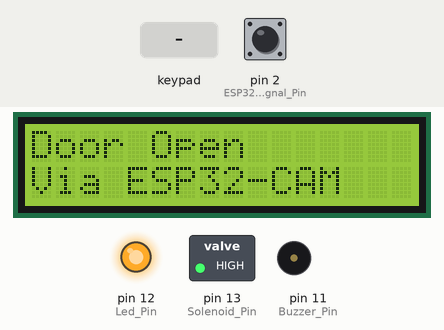
This sketch was run on a simulated Arduino Uno, built with avr-gcc and run on an emulated ATmega328P. Shown: 16×2 character LCD, switched loads named in the sketch (green lamp = pin HIGH), output pins drawn as LEDs (lit = HIGH), buzzer (waves = sounding). The inputs (shaded band) are chosen by the test bench; at power-on: pin 2 (ESP32_Signal_Pin) HIGH. What the sketch prints to the serial monitor is not drawn.

Above: at 2.9 s.
3.0 s: keypad keys 0 0 0 0 # pressed 0.4 s apart
At 7.5 s:
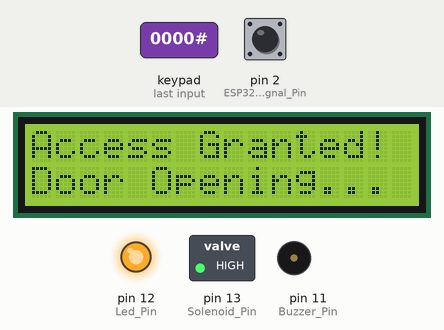
7.7 s: key '#' pressed
10.7 s: keypad keys 0 0 0 0 * pressed 0.4 s apart
At 13.7 s:
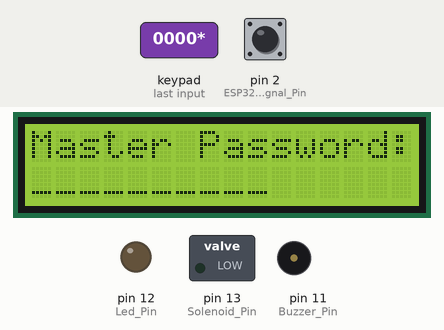
14.6 s: keypad keys 7 8 9 1 0 # pressed 0.4 s apart
At 18.3 s:
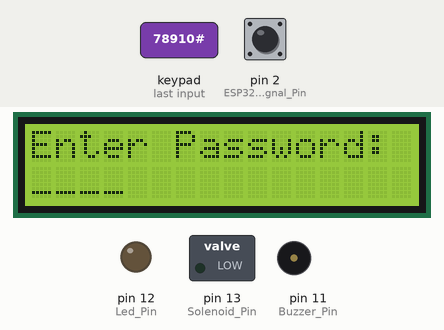
18.5 s: keypad keys 3 4 5 6 # pressed 0.4 s apart
At 21.7 s:
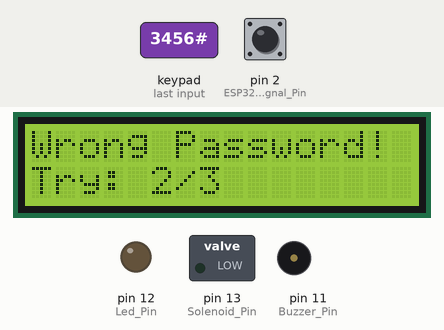
22.0 s: keypad keys 1 3 9 7 # pressed 0.4 s apart
At 22.62 s:
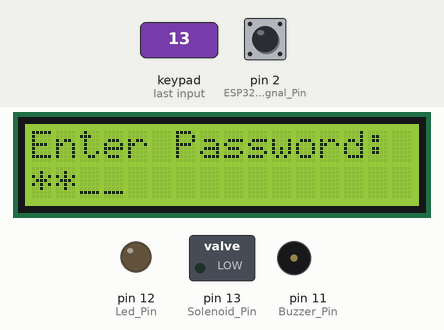
Timing chart, 0 to 30.6 s (numbered marks = the images above; inputs shaded):
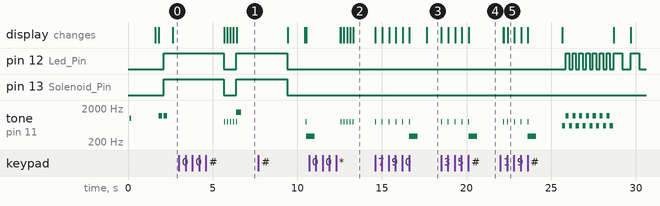

The sketch:

Password_Based_Door_Lock_With_ESP32Cam.ino
```cpp
/* Password-based Door Lock System with Solenoid
 * Based on original code by Md. Riyad Hasan
 * Enhanced with buzzer fixes, LCD optimizations, and ESP32-CAM integration
 */

#include <Keypad.h>
#include <LiquidCrystal_I2C.h>

LiquidCrystal_I2C lcd(0x21, 16, 2); // Change 0x27 if your LCD has a different I2C address

// Keypad setup
const byte ROWS = 4;
const byte COLS = 4;
char keys[ROWS][COLS] =
{
  {'1','2','3','A'},
  {'4','5','6','B'},
  {'7','8','9','C'},
  {'*','0','#','D'}
};

byte rowPins[ROWS] = {3, 4, 5, 6};
byte colPins[COLS] = {7, 8, 9, 10};

Keypad keypad = Keypad(makeKeymap(keys), rowPins, colPins, ROWS, COLS);

// Pin setup
const int Solenoid_Pin = 13;
const int Buzzer_Pin = 11;
const int Led_Pin = 12;
const int ESP32_Signal_Pin = 2; // D2 for ESP32-CAM signal

// Password settings
const char Master_Password[] = "1122334455";  // Master password (10 digits)
String User_Password = "0000";    // Changeable user password (4 digits)
String Input_Password = "";

// System settings
const int MAX_WRONG_ATTEMPTS = 3;
const unsigned long LOCKOUT_TIME = 10000; // 10 seconds lockout
const unsigned long DOOR_OPEN_TIME = 3000; // 3 seconds door open
const unsigned long DEBOUNCE_DELAY = 50;   // 50ms debounce
const unsigned long LCD_UPDATE_INTERVAL = 250; // Update LCD every 250ms during lockout
const unsigned long ESP32_COOLDOWN_TIME = 5000; // 5 seconds cooldown after ESP32 signal
const unsigned long DOOR_CLOSE_DELAY = 1000; // 1 second delay before door can be opened again
const unsigned long DISPLAY_RESET_TIME = 2000; // 2 seconds to display ESP32 message

// Variables
int Wrong_Attempts = 0;
bool Change_Mode = false;
bool Waiting_For_New_Password = false;
unsigned long lockoutEndTime = 0;
unsigned long lastKeyPressTime = 0;
unsigned long lastLCDUpdate = 0;
unsigned long lastESP32SignalTime = 0;
unsigned long lastDoorOpenTime = 0;
unsigned long esp32MessageTime = 0;
bool inLockoutMode = false;
bool systemResetNeeded = false;
bool doorCurrentlyOpen = false;
bool esp32CooldownActive = false; // Cooldown after ESP32 signal
unsigned long esp32CooldownEndTime = 0;

void setup()
{
  // Initialize pins
  pinMode(Solenoid_Pin, OUTPUT);
  pinMode(Buzzer_Pin, OUTPUT);
  pinMode(Led_Pin, OUTPUT);
  pinMode(ESP32_Signal_Pin, INPUT); // Regular INPUT mode

  // Ensure solenoid is locked initially
  digitalWrite(Solenoid_Pin, LOW);
  digitalWrite(Led_Pin, LOW);
  noTone(Buzzer_Pin);

  // Initialize LCD
  lcd.init();
  lcd.backlight();
  lcd.clear();

  // Display welcome message
  lcd.setCursor(0, 0);
  lcd.print("Door Lock System");
  lcd.setCursor(0, 1);
  lcd.print("Initializing...");

  // Short beep to indicate startup
  tone(Buzzer_Pin, 1000, 100);
  delay(1500);

  lcd.clear();
  lcd.print("Enter Password:");
  lcd.setCursor(0, 1);
  lcd.print("____"); // Show 4 underscores initially
  lcd.setCursor(0, 1);

  Serial.begin(9600); // Optional: for debugging
  Serial.println("System Initialized");
  Serial.println("ESP32 Signal Pin: D2 (Expecting HIGH signal)");
  Serial.println("System will open door when pin goes HIGH");
  Serial.println("Cooldown: 5 seconds after ESP32 signal");
}

void loop()
{
  // Check for ESP32-CAM signal (simple HIGH detection)
  checkESP32Signal();

  // Check ESP32 cooldown
  if (esp32CooldownActive && millis() > esp32CooldownEndTime)
  {
    esp32CooldownActive = false;
    Serial.println("ESP32 cooldown ended");
  }

  // Check if we need to reset ESP32 message display
  if (esp32MessageTime > 0 && millis() - esp32MessageTime > DISPLAY_RESET_TIME && !doorCurrentlyOpen)
  {
    esp32MessageTime = 0;
    resetDisplayToPassword();
  }

  // Check if system is locked out
  if (lockoutEndTime > 0 && millis() < lockoutEndTime)
  {
    handleLockoutMode();
    return;
  }
  else if (lockoutEndTime > 0)
  {
    // Lockout period ended
    exitLockoutMode();
  }

  // Reset system if needed after lockout
  if (systemResetNeeded)
  {
    resetSystemAfterLockout();
    systemResetNeeded = false;
  }

  // Get key with debouncing
  char key = keypad.getKey();

  if (key && (millis() - lastKeyPressTime > DEBOUNCE_DELAY))
  {
    lastKeyPressTime = millis();
    handleKeyPress(key);
  }
}

void checkESP32Signal()
{
  static bool lastSignalState = LOW; // Track previous state
  static bool signalProcessed = false; // Track if we've processed current HIGH signal
  bool currentSignalState = digitalRead(ESP32_Signal_Pin);

  // Detect when pin goes HIGH (ESP32 activates signal)
  if (lastSignalState == LOW && currentSignalState == HIGH)
  {
    Serial.println("ESP32: Detected HIGH signal (rising edge)");

    // Check if we can process this signal
    if (!esp32CooldownActive && lockoutEndTime == 0 &&
        millis() - lastDoorOpenTime > DOOR_CLOSE_DELAY && !signalProcessed)
    {
      signalProcessed = true;
      openDoorViaESP32();
    }
    else if (esp32CooldownActive)
    {
      Serial.println("ESP32: Signal ignored (in cooldown)");
    }
    else if (lockoutEndTime > 0)
    {
      Serial.println("ESP32: Signal ignored (system locked)");
      showLockoutMessage();
    }
  }

  // Detect when pin goes LOW (ESP32 releases signal)
  if (lastSignalState == HIGH && currentSignalState == LOW)
  {
    Serial.println("ESP32: Detected LOW signal (falling edge) - Signal released");
    signalProcessed = false; // Reset for next signal
  }

  lastSignalState = currentSignalState;
}

void openDoorViaESP32()
{
  if (doorCurrentlyOpen)
  {
    Serial.println("ESP32: Door already open");
    return;
  }

  Serial.println("ESP32: Opening door via ESP32 signal");

  // Start cooldown period
  esp32CooldownActive = true;
  esp32CooldownEndTime = millis() + ESP32_COOLDOWN_TIME;

  lcd.clear();
  lcd.print("ESP32 Access");
  lcd.setCursor(0, 1);
  lcd.print("Opening Door...");
  esp32MessageTime = millis(); // Start timer for message display

  // Beep twice for ESP32 access
  tone(Buzzer_Pin, 1200, 200);
  delay(300);
  tone(Buzzer_Pin, 1200, 200);

  // Open door (activate solenoid)
  digitalWrite(Solenoid_Pin, HIGH);
  digitalWrite(Led_Pin, HIGH);
  doorCurrentlyOpen = true;
  lastDoorOpenTime = millis();

  // Display status
  delay(500);
  lcd.clear();
  lcd.print("Door Open");
  lcd.setCursor(0, 1);
  lcd.print("Via ESP32-CAM");
  esp32MessageTime = millis(); // Reset timer

  // Keep door open for specified time
  unsigned long doorOpenStart = millis();
  while (millis() - doorOpenStart < DOOR_OPEN_TIME)
  {
    // Continue to monitor ESP32 signal but ignore during opening
    // This prevents re-triggering during the open period
    if (digitalRead(ESP32_Signal_Pin) == LOW)
    {
      Serial.println("ESP32: Signal released during door open - ignoring");
    }
    delay(100); // Small delay to prevent CPU overuse
  }

  // Close door
  closeDoor();

  // Update display after door closes
  lcd.clear();
  lcd.print("Door Closed");
  lcd.setCursor(0, 1);
  lcd.print("ESP32 Complete");
  esp32MessageTime = millis(); // Reset timer again

  Serial.println("ESP32: Door operation complete");
  Serial.print("Cooldown active for ");
  Serial.print(ESP32_COOLDOWN_TIME / 1000);
  Serial.println(" seconds");
}

void showLockoutMessage()
{
  lcd.clear();
  lcd.print("System Locked");
  lcd.setCursor(0, 1);
  lcd.print("ESP32 Signal Ignored");
  tone(Buzzer_Pin, 300, 500);
  esp32MessageTime = millis(); // Start timer to reset display
}

void openDoorViaPassword()
{
  if (doorCurrentlyOpen)
  {
    Serial.println("Password: Door already open");
    return;
  }

  Serial.println("Password: Opening door via password");

  lcd.clear();
  lcd.print("Access Granted!");
  tone(Buzzer_Pin, 1500, 300);
  digitalWrite(Led_Pin, HIGH);

  // Open door (activate solenoid)
  digitalWrite(Solenoid_Pin, HIGH);
  doorCurrentlyOpen = true;
  lastDoorOpenTime = millis();

  lcd.setCursor(0, 1);
  lcd.print("Door Opening...");
  delay(DOOR_OPEN_TIME);

  // Close door
  closeDoor();

  lcd.clear();
  lcd.print("Door Locked");
  delay(1000);
}

void closeDoor()
{
  // Close door (deactivate solenoid)
  digitalWrite(Solenoid_Pin, LOW);
  digitalWrite(Led_Pin, LOW);
  doorCurrentlyOpen = false;

  // Update last door open time
  lastDoorOpenTime = millis();

  Serial.println("Door closed");
}

void handleLockoutMode()
{
  static unsigned long lastBlinkTime = 0;
  static bool ledState = false;
  static bool displayInitialized = false;

  // Initialize lockout display only once
  if (!displayInitialized)
  {
    lcd.clear();
    lcd.setCursor(0, 0);
    lcd.print("SYSTEM LOCKED");
    displayInitialized = true;
    inLockoutMode = true;
  }

  // Update countdown only every LCD_UPDATE_INTERVAL (reduces LCD updates)
  if (millis() - lastLCDUpdate > LCD_UPDATE_INTERVAL)
  {
    lastLCDUpdate = millis();
    unsigned long remainingTime = (lockoutEndTime - millis()) / 1000;

    lcd.setCursor(0, 1);
    lcd.print("Wait: ");
    if (remainingTime >= 10)
    {
      lcd.print(remainingTime);
      lcd.print("s ");
    }
    else
    {
      lcd.print("0");
      lcd.print(remainingTime);
      lcd.print("s ");
    }
    lcd.print("    "); // Clear any leftover characters
  }

  // Blink LED every 500ms without blocking
  if (millis() - lastBlinkTime > 500)
  {
    lastBlinkTime = millis();
    ledState = !ledState;
    digitalWrite(Led_Pin, ledState);
  }
}

void exitLockoutMode()
{
  lockoutEndTime = 0;
  inLockoutMode = false;
  digitalWrite(Led_Pin, LOW);
  noTone(Buzzer_Pin);

  lcd.clear();
  lcd.print("Lockout Ended");
  tone(Buzzer_Pin, 800, 200);
  delay(1000);

  // Set flag to reset system properly
  systemResetNeeded = true;
}

void resetSystemAfterLockout()
{
  // Reset all system variables to default state
  Input_Password = "";
  Wrong_Attempts = 0;
  Change_Mode = false;
  Waiting_For_New_Password = false;
  doorCurrentlyOpen = false;
  esp32CooldownActive = false;

  // Reset LCD display to normal state
  resetDisplayToPassword();

  // Ensure all outputs are off
  digitalWrite(Solenoid_Pin, LOW);
  digitalWrite(Led_Pin, LOW);
  noTone(Buzzer_Pin);

  Serial.println("System reset after lockout");
}

void resetDisplayToPassword()
{
  lcd.clear();
  lcd.print("Enter Password:");
  lcd.setCursor(0, 1);
  lcd.print("____");
  lcd.setCursor(0, 1);
}

void handleKeyPress(char key)
{
  // Give feedback for key press
  tone(Buzzer_Pin, 800, 20);

  if (key >= '0' && key <= '9')
  {
    if (Change_Mode && !Waiting_For_New_Password)
    {
      // Master password input (max 10 digits)
      if (Input_Password.length() < 10)
      {
        Input_Password += key;
        displayPasswordDots(Input_Password.length(), 10);
      }
    }
    else if (Waiting_For_New_Password)
    {
      // New user password input (max 4 digits)
      if (Input_Password.length() < 4)
      {
        Input_Password += key;
        displayPasswordDots(Input_Password.length(), 4);
      }
    }
    else
    {
      // Normal user password input (max 4 digits)
      if (Input_Password.length() < 4)
      {
        Input_Password += key;
        displayPasswordDots(Input_Password.length(), 4);
      }
    }
  }
  else if (key == 'C')
  {
    // Clear input
    Input_Password = "";
    lcd.setCursor(0, 1);
    if (Change_Mode && !Waiting_For_New_Password)
    {
      lcd.print("__________"); // 10 underscores for master
    }
    else if (Waiting_For_New_Password || (!Change_Mode && !Waiting_For_New_Password))
    {
      lcd.print("____"); // 4 underscores for user
    }
    lcd.setCursor(0, 1);
  }
  else if (key == '#')
  {
    // OK/Enter button
    Check_Password();
  }
  else if (key == '*')
  {
    // Change password mode
    Change_Mode = true;
    Waiting_For_New_Password = false;
    Input_Password = "";
    lcd.clear();
    lcd.print("Master Password:");
    lcd.setCursor(0, 1);
    lcd.print("__________"); // 10 underscores for master password
    lcd.setCursor(0, 1);
  }
}

void Check_Password()
{
  if (Change_Mode && !Waiting_For_New_Password)
  {
    // Step 1: Check master password input
    if (Input_Password == Master_Password)
    {
      lcd.clear();
      lcd.print("New Password:");
      Input_Password = "";
      Waiting_For_New_Password = true;
      lcd.setCursor(0, 1);
      lcd.print("____"); // 4 underscores for new password
      lcd.setCursor(0, 1);
      tone(Buzzer_Pin, 1500, 200);
    }
    else
    {
      lcd.clear();
      lcd.print("Wrong Master!");
      tone(Buzzer_Pin, 300, 500);
      delay(1000);
      resetDisplayToPassword();
      Change_Mode = false;
      Input_Password = "";
    }
  }
  else if (Change_Mode && Waiting_For_New_Password)
  {
    // Step 2: Set new user password (must be 4 digits)
    if (Input_Password.length() == 4)
    {
      User_Password = Input_Password;
      lcd.clear();
      lcd.print("Password Changed");
      tone(Buzzer_Pin, 1500, 300);
      delay(1000);
      resetDisplayToPassword();
      Change_Mode = false;
      Waiting_For_New_Password = false;
      Input_Password = "";
    }
    else
    {
      lcd.clear();
      lcd.print("4 digits only!");
      tone(Buzzer_Pin, 300, 500);
      delay(1000);
      lcd.clear();
      lcd.print("New Password:");
      Input_Password = "";
      lcd.setCursor(0, 1);
      lcd.print("____");
      lcd.setCursor(0, 1);
    }
  }
  else
  {
    // Normal door open check
    if (Input_Password == User_Password || Input_Password == Master_Password)
    {
      // Open door via password
      openDoorViaPassword();

      Wrong_Attempts = 0;
      resetDisplayToPassword();
      Input_Password = "";
    }
    else
    {
      Wrong_Attempts++;
      lcd.clear();
      lcd.print("Wrong Password!");
      lcd.setCursor(0, 1);
      lcd.print("Try: ");
      lcd.print(Wrong_Attempts);
      lcd.print("/");
      lcd.print(MAX_WRONG_ATTEMPTS);

      tone(Buzzer_Pin, 300, 500);
      delay(2000);

      if (Wrong_Attempts >= MAX_WRONG_ATTEMPTS)
      {
        activateAlarm();
      }
      else
      {
        resetDisplayToPassword();
        Input_Password = "";
      }
    }
  }
}

void activateAlarm()
{
  lcd.clear();
  lcd.setCursor(0, 0);
  lcd.print("ALARM ACTIVATED!");
  lcd.setCursor(0, 1);
  lcd.print("System Locked!");

  // Play alarm sound with non-blocking pattern
  unsigned long alarmStartTime = millis();
  unsigned long lastBeepTime = 0;
  bool beepHigh = true;

  while (millis() - alarmStartTime < 3000) // 3 seconds alarm
  {
    // Alternate between high and low tones every 200ms
    if (millis() - lastBeepTime > 200)
    {
      lastBeepTime = millis();
      beepHigh = !beepHigh;

      if (beepHigh)
      {
        tone(Buzzer_Pin, 1200, 180);
        digitalWrite(Led_Pin, HIGH);
      }
      else
      {
        tone(Buzzer_Pin, 600, 180);
        digitalWrite(Led_Pin, LOW);
      }
    }
  }

  // Cleanup
  noTone(Buzzer_Pin);
  digitalWrite(Led_Pin, LOW);

  // Reset input password
  Input_Password = "";

  // Start lockout
  lockoutEndTime = millis() + LOCKOUT_TIME;
  lastLCDUpdate = 0; // Reset for lockout display

  // Reset wrong attempts counter
  Wrong_Attempts = 0;
}

void displayPasswordDots(int length, int maxLength)
{
  lcd.setCursor(0, 1);

  // Display asterisks for entered digits
  for (int i = 0; i < maxLength; i++)
  {
    if (i < length)
    {
      lcd.print("*"); // Show asterisk for entered digit
    }
    else
    {
      lcd.print("_"); // Show underscore for remaining positions
    }
  }

  // Clear any leftover characters if maxLength < 16
  for (int i = maxLength; i < 16; i++)
  {
    lcd.print(" ");
  }

  // Position cursor at next underscore
  lcd.setCursor(length, 1);
}
```

Measured:
- after the input at 3.0 s, tone on pin 11 (Buzzer_Pin): plays 800 Hz for 0.02 s, 800 Hz for 0.02 s, 800 Hz for 0.02 s, 800 Hz for 0.02 s, 800 Hz for 0.02 s, 1500 Hz for 0.30 s, starting after 2.7 s; the display: first changes after 2.7 s (image 1 shows a later state)
- after the input at 7.7 s, tone on pin 11 (Buzzer_Pin): silent → 800 Hz after 2.8 s, → 300 Hz 0.03 s later
- after the input at 10.7 s, the display: first differs from a run without the input after 1.9 s (image 2 shows a later state)
- after the input at 14.6 s, tone on pin 11 (Buzzer_Pin): plays 800 Hz for 0.02 s, 800 Hz for 0.02 s, 800 Hz for 0.02 s, 800 Hz for 0.02 s, 800 Hz for 0.02 s, 800 Hz for 0.01 s … (7 notes in this stretch), starting at once; the display: first changes at once (image 3 shows a later state)
- after the input at 18.5 s, tone on pin 11 (Buzzer_Pin): plays 800 Hz for 0.02 s, 800 Hz for 0.02 s, 800 Hz for 0.02 s, 800 Hz for 0.02 s, 800 Hz for 0.03 s, 300 Hz for 0.50 s, starting at once; the display: first changes at once (image 4 shows a later state)
- after the input at 22.0 s, pin 12 (Led_Pin): goes 7 × (HIGH 0.20 s, LOW 0.20 s), HIGH 0.50 s, LOW 0.50 s, HIGH 0.50 s, then LOW, starting after 3.9 s; tone on pin 11 (Buzzer_Pin): plays 800 Hz for 0.02 s, 800 Hz for 0.02 s, 800 Hz for 0.02 s, 800 Hz for 0.02 s, 800 Hz for 0.03 s, 300 Hz for 0.50 s … (21 notes in this stretch), starting after 0.18 s
- by itself, tone on pin 11 (Buzzer_Pin): plays 1000 Hz for 0.10 s, 1200 Hz for 0.20 s, 1200 Hz for 0.20 s
